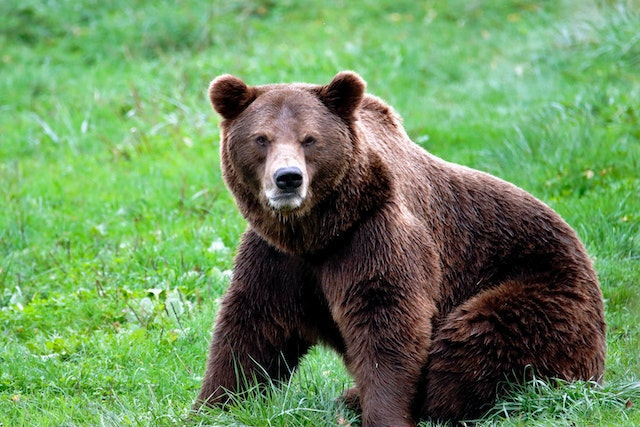
#> input picture Module 12 Feature Matching/bear.jpg, 640 x 427 px, found by its file name
$ python sift_bfmatcher.py
#> lines starting #> are read from the running program, lines starting #| are printed output that depends on the picture
import cv2

# Load the images
img1 = cv2.imread('Module 12 Feature Matching/bear.jpg', cv2.IMREAD_GRAYSCALE)
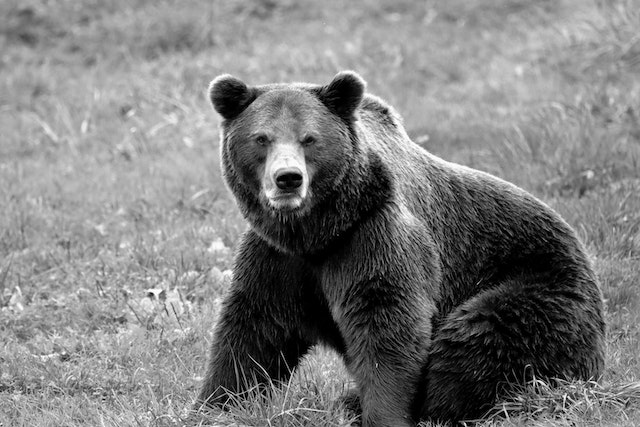
#> img1: shape (427, 640); min 0, max 255, mean 125.2
img2 = cv2.imread('Module 12 Feature Matching/bear.jpg', cv2.IMREAD_GRAYSCALE)

# Create a SIFT detector object
sift = cv2.SIFT_create()

# Detect keypoints and compute descriptors
keypoints1, descriptors1 = sift.detectAndCompute(img1, None)
#> keypoints1 = 2341 keypoints; strongest (x, y, size): (342, 97, 25.5), (232, 100, 24.6), (286, 157, 21.4), (532, 384, 1.9)
keypoints2, descriptors2 = sift.detectAndCompute(img2, None)
#> keypoints2 has the same summary as keypoints1

# Create a BFMatcher object with default params
bf = cv2.BFMatcher()

# Match descriptors
matches = bf.knnMatch(descriptors1, descriptors2, k=2)
#> matches = 2341 matches

# Apply ratio test to filter good matches
good_matches = []
for m, n in matches:
    if m.distance < 0.75 * n.distance:
        good_matches.append(m)
#> after the loop, good_matches = 2341 matches

# Draw matches
img_matches = cv2.drawMatches(img1, keypoints1, img2, keypoints2, good_matches, None, flags=cv2.DrawMatchesFlags_NOT_DRAW_SINGLE_POINTS)
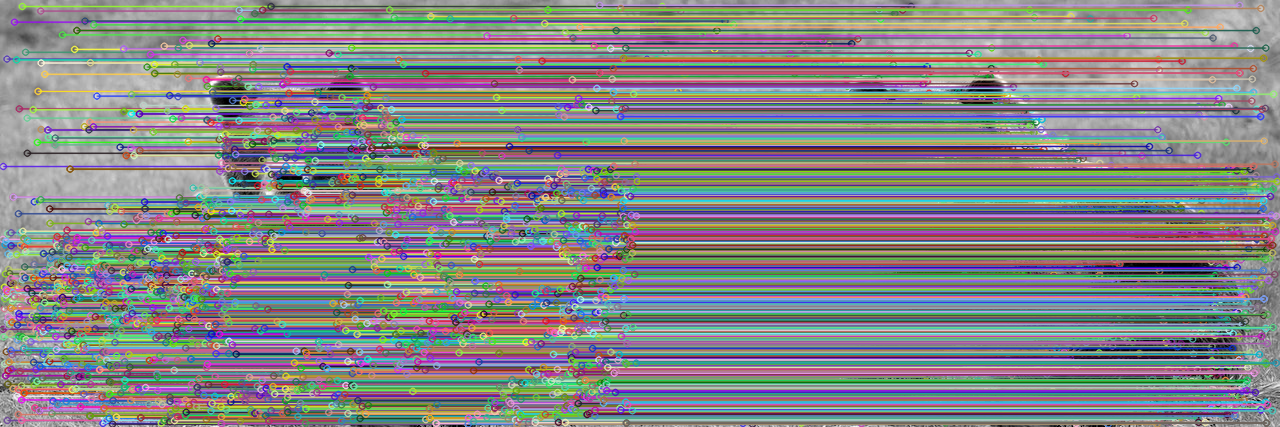
#> img_matches: shape (427, 1280, 3); mean of channels 0, 1, 2 134.1, 133.6, 132.9; drawn as B, G, R

# Display the result
cv2.imshow('Matches', img_matches)
cv2.waitKey(0)
cv2.destroyAllWindows()
